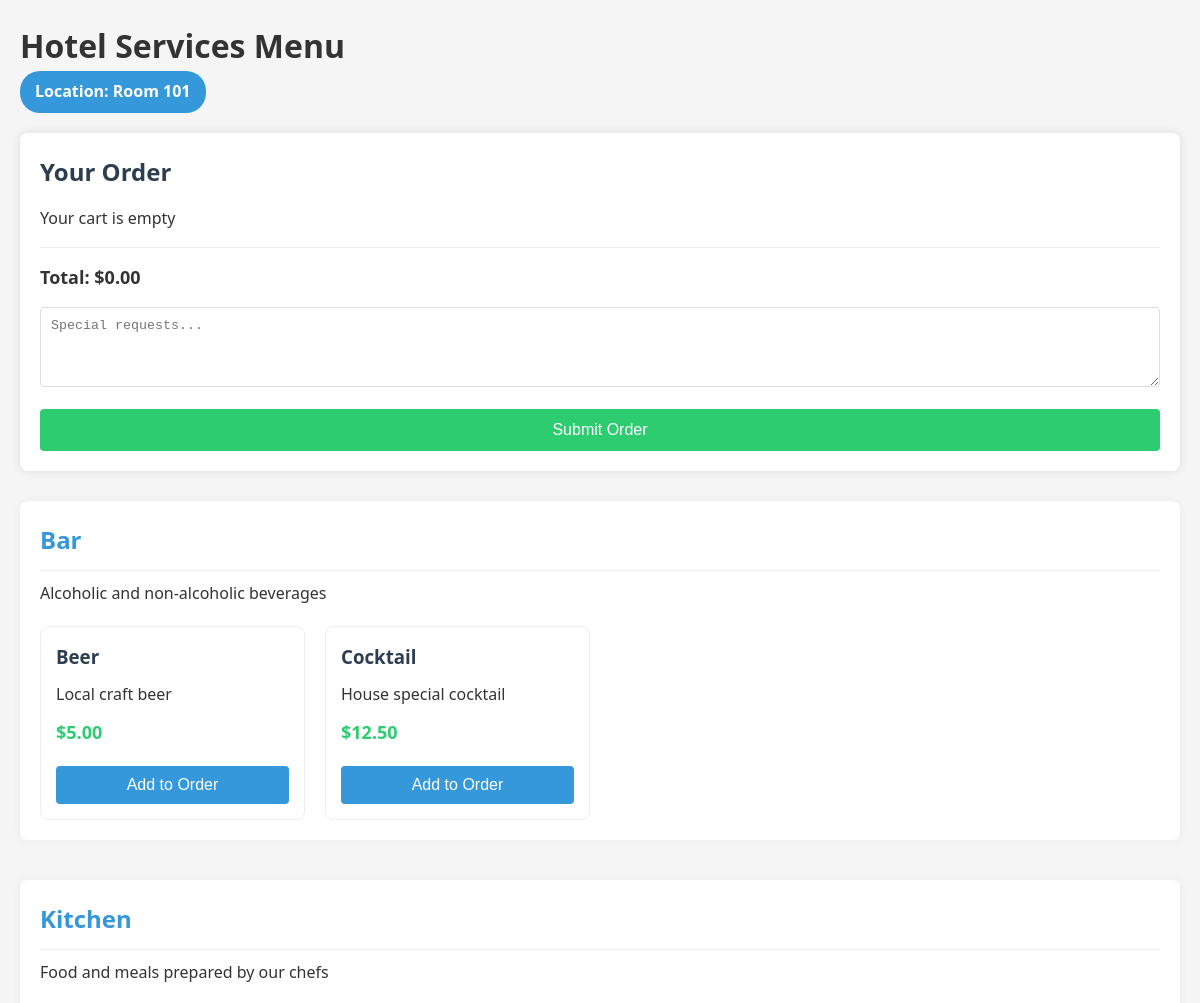
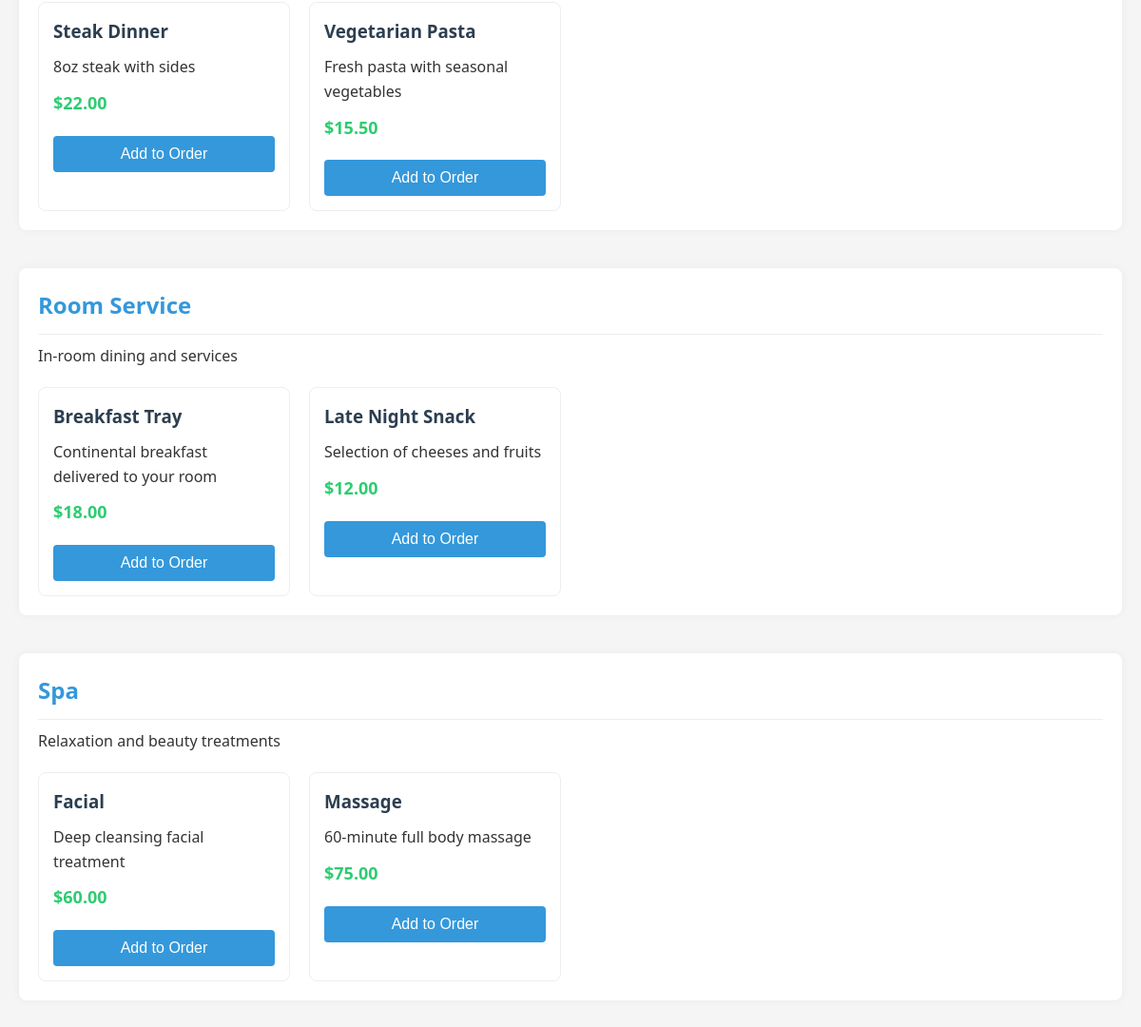
/qr_pages/test.php?location=Room 101, run on the app's committed database (2 pictures, top to bottom).
### tables this page shows
CREATE TABLE `categories` (
  `id` int(11) NOT NULL,
  `name` varchar(50) NOT NULL,
  `description` text DEFAULT NULL,
  `created_at` timestamp NOT NULL DEFAULT current_timestamp()
);

CREATE TABLE `services` (
  `id` int(11) NOT NULL,
  `category_id` int(11) NOT NULL,
  `name` varchar(100) NOT NULL,
  `description` text DEFAULT NULL,
  `price` decimal(10,2) NOT NULL,
  `is_active` tinyint(1) DEFAULT 1,
  `created_at` timestamp NOT NULL DEFAULT current_timestamp()
);

### includes/functions.php (called while the page is built, shortened)
<?php
require_once 'db.php';
function getAllCategories($pdo) {
    $sql = "SELECT * FROM categories ORDER BY name";
    $stmt = executeQuery($pdo, $sql);
    return $stmt->fetchAll();
}
function getServicesByCategory($pdo, $category_id) {
    $sql = "SELECT * FROM services WHERE category_id = ? AND is_active = TRUE ORDER BY name";
    $stmt = executeQuery($pdo, $sql, [$category_id]);
    return $stmt->fetchAll();
}
?>

### includes/db.php (called while the page is built, shortened)
<?php
function executeQuery($pdo, $sql, $params = []) {
    $stmt = $pdo->prepare($sql);
    $stmt->execute($params);
    return $stmt;
}
?>

### qr_pages/test.php (the view, shortened to what this page needs)
<?php
require_once '../includes/db.php';
require_once '../includes/functions.php';
$location = isset($_GET['location']) ? trim($_GET['location']) : '';
$categories = getAllCategories($pdo);
?>
<!DOCTYPE html>
<html lang="en">
<head>
    <link rel="stylesheet" href="../assets/css/style.css">
</head>
<body>
    <div class="container">
        <header>
            <h1>Hotel Services Menu</h1>
            <?php if ($location): ?>
                <div class="location-badge">Location: <?= htmlspecialchars($location) ?></div>
            <?php endif; ?>
        </header>
        <div class="cart-container">
            <h2>Your Order</h2>
            <div id="cart-items"></div>
            <div id="cart-total">Total: $0.00</div>
            <textarea id="order-notes" placeholder="Special requests..."></textarea>
            <button id="submit-order" class="btn">Submit Order</button>
        </div>
        <div class="categories-container">
            <?php foreach ($categories as $category): ?>
                <div class="category-section">
                    <h2><?= htmlspecialchars($category['name']) ?></h2>
                    <p><?= htmlspecialchars($category['description']) ?></p>
                    <div class="services-grid">
                        <?php
                        $services = getServicesByCategory($pdo, $category['id']);
                        foreach ($services as $service):
                        ?>
                            <div class="service-card" data-service-id="<?= $service['id'] ?>">
                                <h3><?= htmlspecialchars($service['name']) ?></h3>
                                <p><?= htmlspecialchars($service['description']) ?></p>
                                <div class="price">$<?= number_format($service['price'], 2) ?></div>
                                <button class="btn add-to-cart">Add to Order</button>
                            </div>
                        <?php endforeach; ?>
                    </div>
                </div>
            <?php endforeach; ?>
        </div>
    </div>
</body>
</html>

### assets/css/style.css (style rules this page uses)
:root { --primary-color: #3498db; --secondary-color: #2980b9; --success-color: #2ecc71; --danger-color: #e74c3c; --warning-color: #f39c12; --light-color: #ecf0f1; --dark-color: #2c3e50; --gray-color: #95a5a6; --white-color: #ffffff; --black-color: #000000; }
* { margin: 0; padding: 0; box-sizing: border-box; }
body { font-family: 'Segoe UI', Tahoma, Geneva, Verdana, sans-serif; line-height: 1.6; color: #333; background-color: #f5f5f5; }
.container { max-width: 1200px; margin: 0 auto; padding: 20px; }
.btn { display: inline-block; padding: 10px 20px; background-color: var(--primary-color); color: white; border: none; border-radius: 4px; cursor: pointer; font-size: 16px; transition: background-color 0.3s; }
.location-badge { background-color: var(--primary-color); color: white; padding: 8px 15px; border-radius: 20px; display: inline-block; margin-bottom: 20px; font-weight: bold; }
.categories-container { margin-top: 30px; }
.category-section { margin-bottom: 40px; background-color: white; padding: 20px; border-radius: 8px; box-shadow: 0 0 10px rgba(0, 0, 0, 0.05); }
.category-section h2 { color: var(--primary-color); margin-bottom: 10px; padding-bottom: 10px; border-bottom: 1px solid #eee; }
.services-grid { display: grid; grid-template-columns: repeat(auto-fill, minmax(250px, 1fr)); gap: 20px; margin-top: 20px; }
.service-card { background-color: white; border: 1px solid #eee; border-radius: 8px; padding: 15px; transition: transform 0.3s, box-shadow 0.3s; }
.service-card h3 { color: var(--dark-color); margin-bottom: 10px; }
.service-card .price { font-weight: bold; color: var(--success-color); margin: 10px 0; font-size: 18px; }
.service-card .add-to-cart { width: 100%; margin-top: 10px; }
.cart-container { background-color: white; padding: 20px; border-radius: 8px; box-shadow: 0 0 10px rgba(0, 0, 0, 0.1); margin-bottom: 30px; }
.cart-container h2 { margin-bottom: 15px; color: var(--dark-color); }
#cart-items { max-height: 300px; overflow-y: auto; margin-bottom: 15px; border-bottom: 1px solid #eee; padding-bottom: 15px; }
#cart-total { font-weight: bold; font-size: 18px; margin-bottom: 15px; }
#order-notes { width: 100%; padding: 10px; border: 1px solid #ddd; border-radius: 4px; margin-bottom: 15px; min-height: 80px; }
#submit-order { width: 100%; padding: 12px; font-size: 16px; background-color: var(--success-color); }

### data on the page
categories: name "Bar", description "Alcoholic and non-alcoholic beverages"
services: name "Beer", description "Local craft beer", price "5.00"
services: name "Cocktail", description "House special cocktail", price "12.50"
categories: name "Kitchen", description "Food and meals prepared by our chefs"
services: name "Steak Dinner", description "8oz steak with sides", price "22.00"
services: name "Vegetarian Pasta", description "Fresh pasta with seasonal vegetables", price "15.50"
categories: name "Room Service", description "In-room dining and services"
services: name "Breakfast Tray", description "Continental breakfast delivered to your room", price "18.00"
services: name "Late Night Snack", description "Selection of cheeses and fruits", price "12.00"
categories: name "Spa", description "Relaxation and beauty treatments"
services: name "Facial", description "Deep cleansing facial treatment", price "60.00"
services: name "Massage", description "60-minute full body massage", price "75.00"

### other printed values
$location "Room 101"
